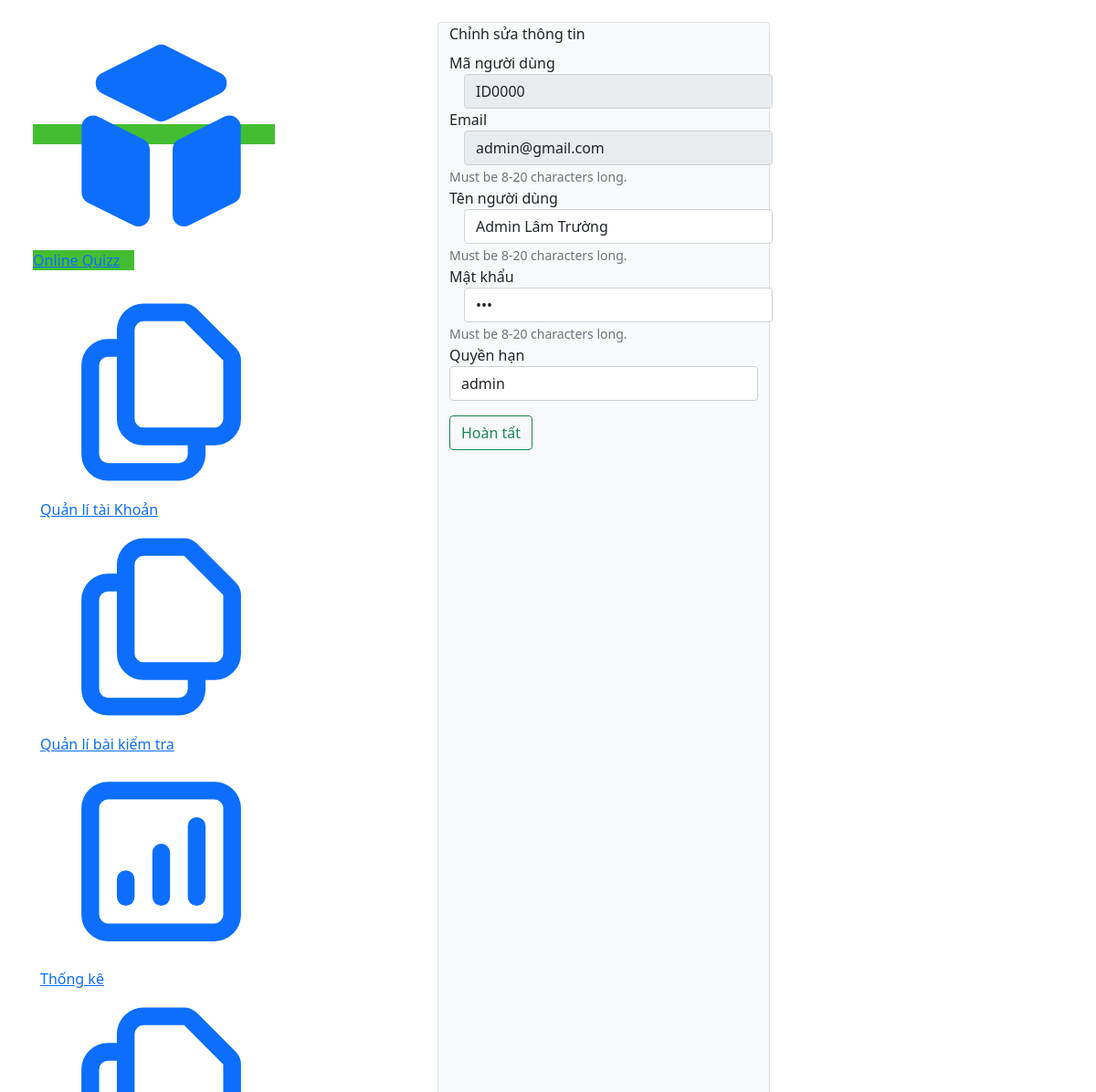
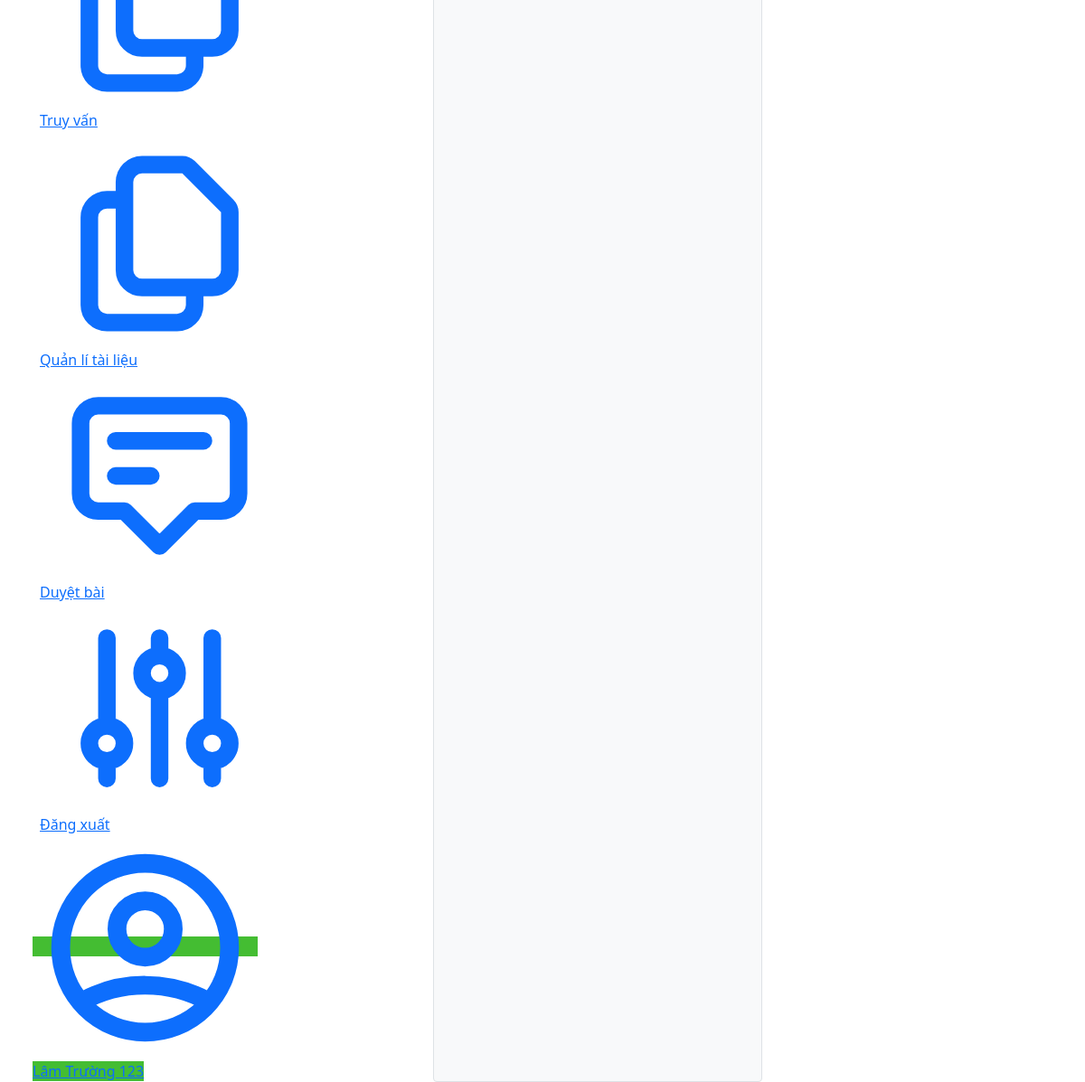
The app's page /admin/editAccount?maUser=ID0000 (signed in), older data (2 pictures, top to bottom).
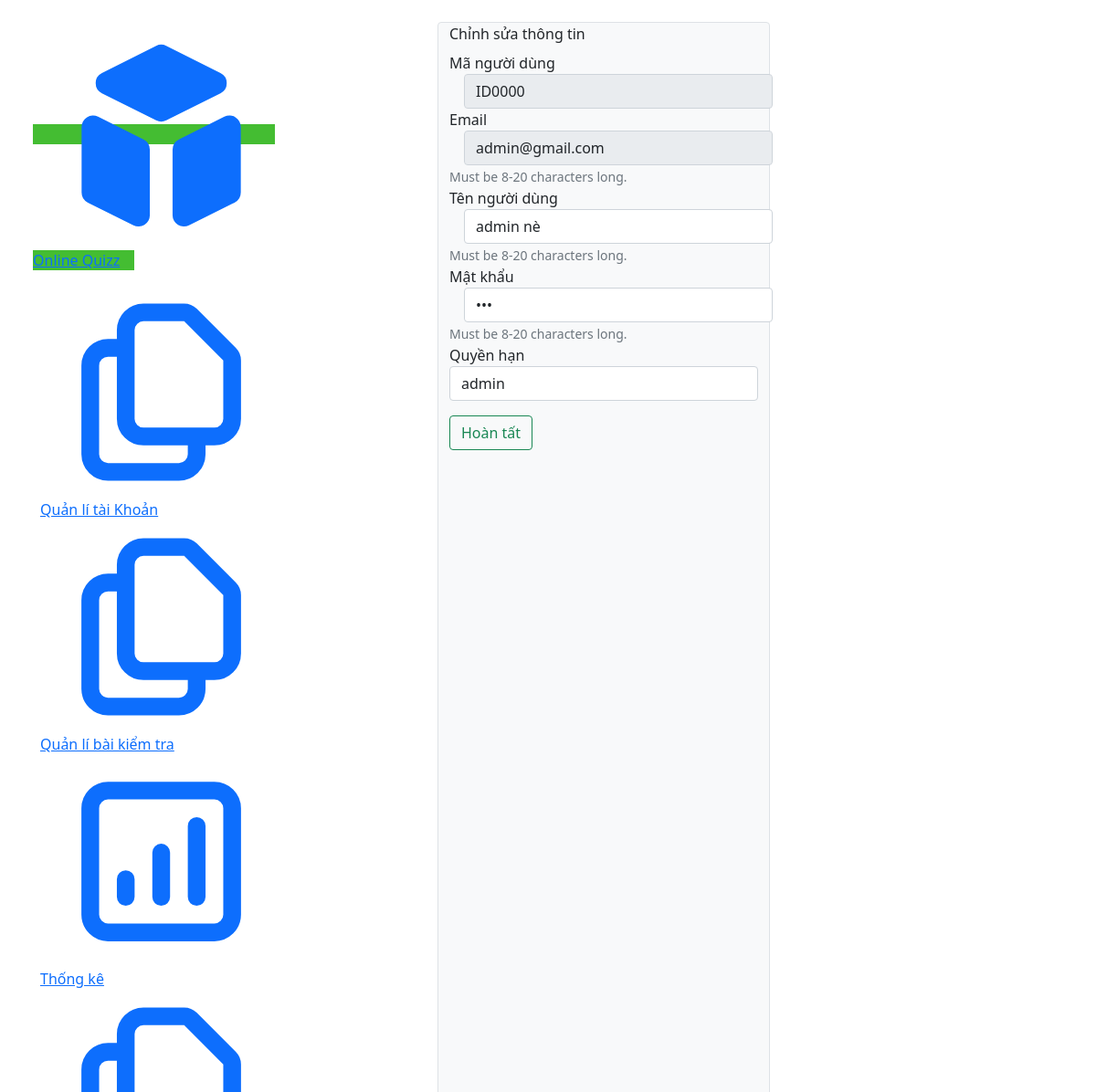
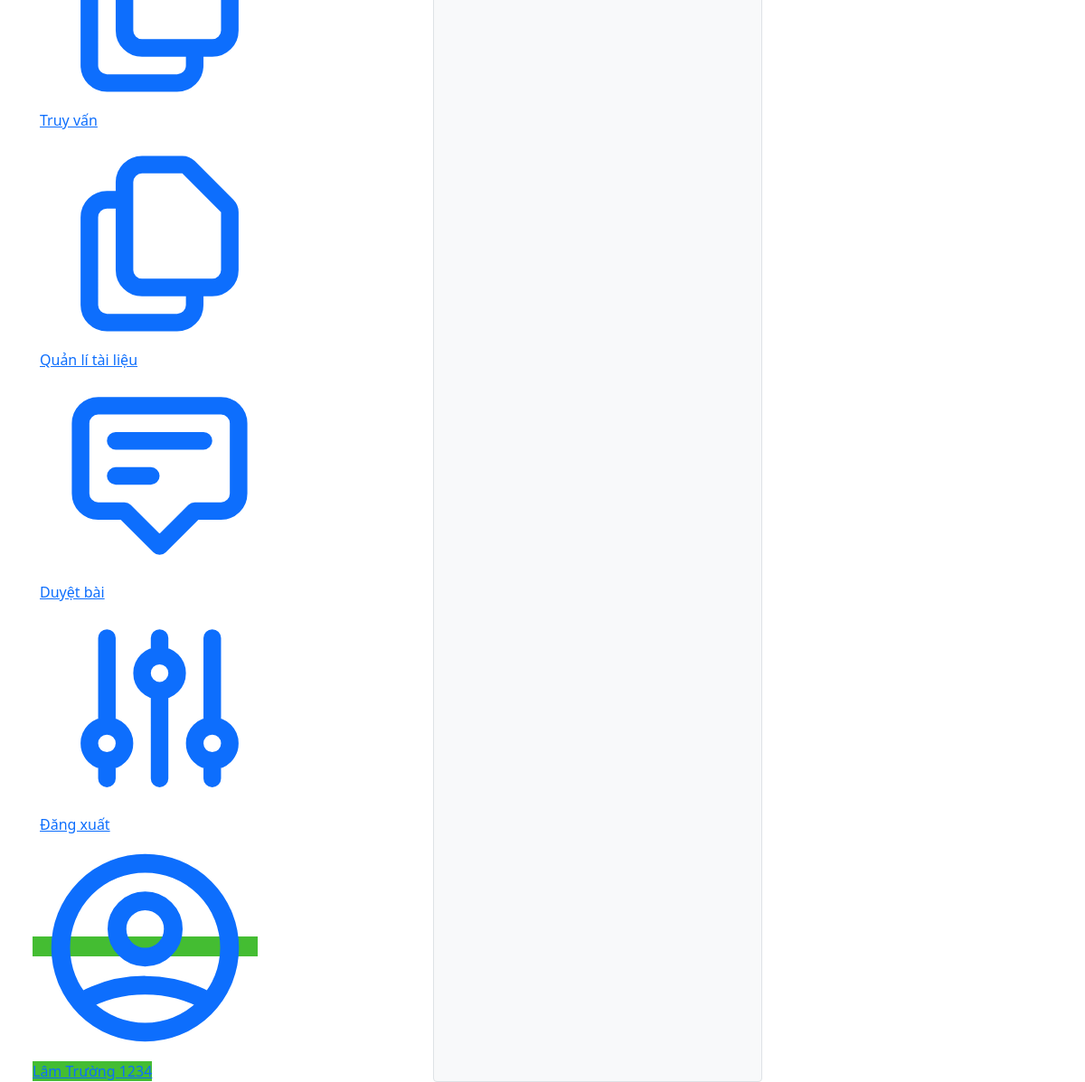
The same page, newer data (2 pictures, top to bottom).
### tables this page shows
CREATE TABLE `user` (
  `maUser` varchar(20) NOT NULL,
  `tenUser` varchar(50) NOT NULL,
  `matKhau` varchar(50) NOT NULL,
  `email` varchar(50) NOT NULL,
  `trangThai` int(11) DEFAULT NULL,
  `thoiGian` date DEFAULT NULL,
  `maQuyen` varchar(20) DEFAULT NULL
);

### admin/editAccount/index.php (the view, shortened to what the changed rows need)
<!DOCTYPE html>
<html lang="en">
<head>
    <link rel="stylesheet" href="https://cdnjs.cloudflare.com/ajax/libs/font-awesome/5.15.1/css/all.min.css" />
    <link href="https://cdn.jsdelivr.net/npm/bootstrap@5.0.2/dist/css/bootstrap.min.css" rel="stylesheet"
>
    <link rel="stylesheet" href="../../build/tailwind.css" />
    <link rel="stylesheet" href="../menu/style.css" />
</head>
<body>
    <section class="row container m-0 mt-4">
        <nav class="col-md-3">
            <?php
                require '../menu/index.php';
            ?>
        </nav>
        <nav class="col-md-4 offset-md-2 border pr-12 rounded bg-light pb-2">
            <?php
                require '../../config.php';
                $maUser=$_GET['maUser'];
                $sql="SELECT * FROM user where maUser like '$maUser'";
                $result=mysqli_query($conn,$sql);
                $row=mysqli_fetch_array($result);
                $tenUser=$row['tenUser'];
                $matKhau=$row['matKhau'];
                $email=$row['email'];
                $maQuyen=$row['maQuyen'];
            ?>
            <form action='./handleEdit.php' method='post'>
                <div class="form-group">
                    <label for="inputThree">Email</label>
                    <input type="email" id="inputThree" class="form-control mx-sm-3"
                        aria-describedby="passwordHelpInline" name="email" readonly
                        value="<?php if(isset($_POST["email"])) echo $_POST["email"]; else echo $email?>" />
                    <small id="passwordHelpInline" class="text-muted">
                        Must be 8-20 characters long.
                    </small>
                </div>
                <div class="form-group">
                    <label for="inputTwo">Tên người dùng</label>
                    <input type="text" id="inputTwo" class="form-control mx-sm-3" aria-describedby="passwordHelpInline"
                        value="<?php if(isset($_POST["tenUser"])) echo $_POST["tenUser"]; else echo $tenUser?>"
                        name="tenUser" required>
                    <small id="passwordHelpInline" class="text-muted">
                        Must be 8-20 characters long.
                    </small>
                </div>
                <div class="form-group">
                    <label for="inputFour">Mật khẩu</label>
                    <input type="password" id="inputFour" class="form-control mx-sm-3"
                        aria-describedby="passwordHelpInline" name="matKhau"
                        value="<?php if(isset($_POST["matKhau"])) echo $_POST["matKhau"]; else echo $matKhau?>"
                        required>
                    <small id="passwordHelpInline" class="text-muted">
                        Must be 8-20 characters long.
                    </small>
                </div>
                <div class="form-group">
                    <label for="inputFive">Quyền hạn</label>
                    <select class="form-control ml-3" name='quyen'>
                        <option selected
                            value="<?php if(isset($_POST["maQuyen"])) echo $_POST["maQuyen"]; else echo $maQuyen?>"
                            require><?php if(isset($_POST["maQuyen"])) echo $_POST["maQuyen"]; else echo $maQuyen?>
                        </option>
                    </select>
                </div>
            </form>
        </nav>
    </section>
</body>
</html>

### admin/menu/index.php (shortened to what the changed rows need)
<!DOCTYPE html>
<html lang="en">
<head>
    <link rel="stylesheet" href="https://cdnjs.cloudflare.com/ajax/libs/font-awesome/5.15.1/css/all.min.css" />
    <link rel="stylesheet" href="../../build/tailwind.css" />
    <link rel="stylesheet" href="./style.css" />
</head>
<body class="">
    <div class="menu flex flex-col items-center h-full overflow-hidden">
        <a class="flex items-center justify-center w-full h-16 mt-auto bg-green-700 hover:bg-green-900" href="#">
            <?php
                require '../../config.php';
                $email=$_SESSION['email'];
                $sql= "SELECT * FROM user where email like '$email'";
                $result = mysqli_query($conn,$sql);
                $row= mysqli_fetch_array($result);
                $userName= $row['tenUser'];
                echo "<span class='ml-2 text-sm font-medium'>$userName</span>";
			?>
        </a>
    </div>
</body>
</html>

Row changes from the older to the newer data that the page shows:
changed user: tenUser "Lâm Trường 123" → "Lâm Trường 1234"
changed user "admin@gmail.com": tenUser "Admin Lâm Trường" → "admin nè"
